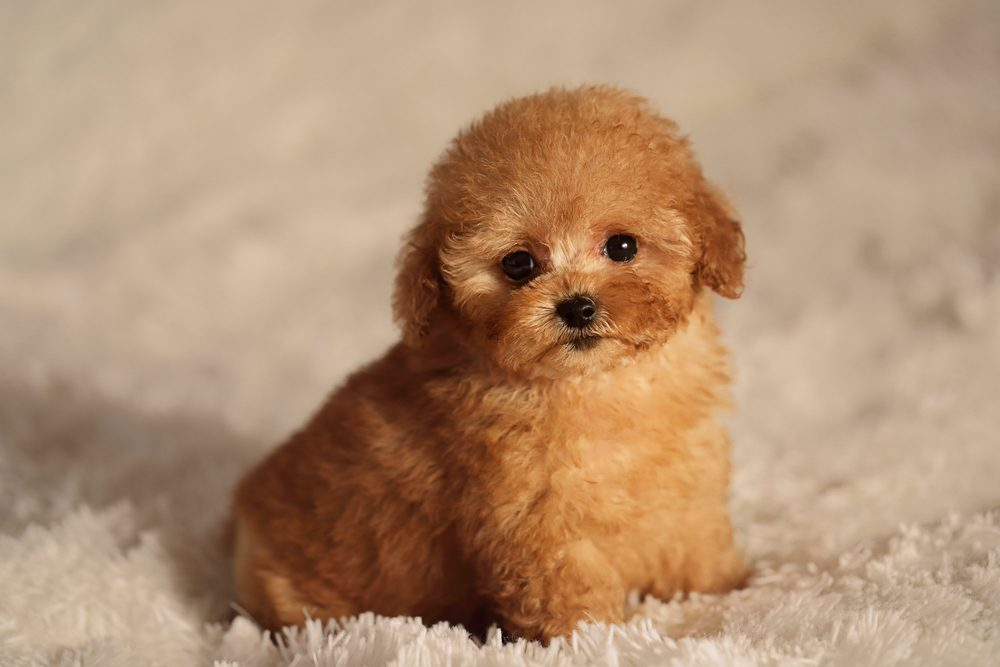
#> input picture hw8/test.jpg, 1000 x 667 px
$ jupyter execute hw8.ipynb
#> lines starting #> are read from the running program, lines starting #| are printed output that depends on the picture
[cell 1]
import pandas as pd
import numpy as np
import cv2
import PIL
import matplotlib.pyplot as plt
from skimage import color
from skimage.filters.rank import entropy
from skimage.morphology import disk
from sklearn.cluster import KMeans

[cell 2]
#Theta can be between 0 and 360 in 45 degree increments
def GLCM(image, d=1, theta=0):

#> called with image = array of shape (4, 4), d = 1, theta = 0
    img = np.array(image).astype(np.uint8)

    assert theta >= 0 and theta <= 360 and theta % 45 == 0
    assert len(img.shape) == 2


    rows, cols = img.shape

    #dictionary of possible angles mapped to their vectors
    vectors = {0: [1, 0], 45: [1, 1], 90: [0, 1], 135: [-1, 1], 180: [-1, 0],
               225: [-1, -1], 270: [-1, 0], 315: [1, -1]}

    curr_vec = d * vectors[theta]

    max_val = 0
    for i in range(rows):
        for j in range(cols):
            if img[i, j] > max_val:
                max_val = img[i, j]

    comatrix = np.zeros((int(max_val+1), int(max_val+1)))

    x, y = curr_vec
    for i in range(rows-np.abs(y)):
        for j in range(cols-np.abs(x)):
            curr_pix = img[i, j]
            co_pix = img[i+y, j+x]
            comatrix[curr_pix, co_pix]+=1


    return comatrix

[cell 3]
#Running GLCM tests with matrices in class slides and attempting different angles
def problem1_tests():


    test_arr = np.array([[0, 0, 1, 1],
                         [0, 0, 1, 1],
                         [0, 2, 2, 2],
                         [2, 2, 3, 3]])

    expected1 = np.array([[2, 2, 1, 0],
                          [0, 2, 0, 0],
                          [0, 0, 3, 1],
                          [0, 0, 0, 1]])

    test1 = GLCM(test_arr)
    assert np.array_equal(test1, expected1)
    print("Test 1 passed")

    expected2 = np.array([[3, 0, 2, 0],
                          [0, 2, 2, 0],
                          [0, 0, 1, 2],
                          [0, 0, 0, 0]])

    test2 = GLCM(test_arr, theta=90)
    assert np.array_equal(test2, expected2)
    print("Test 2 passed")


problem1_tests()

[cell 4]
def LBP(image):
    assert len(image.shape) == 2
    img = np.array(image)
    rows, cols = img.shape
    result = np.zeros((rows-1, cols-1))
    #Iterates through pixels in original image and checks surrounding neighborhoods
    for pixh in range(1, rows-1):
        for pixw in range(1, cols-1):
            curr = img[pixh, pixw]
            neighbor_list = [img[pixh-1, pixw-1], img[pixh-1, pixw], img[pixh-1, pixw+1], img[pixh, pixw-1],
                            img[pixh, pixw+1], img[pixh+1, pixw-1], img[pixh+1, pixw], img[pixh+1, pixw+1]]
            temp = 0
            for i in range(7, -1, -1):
                if curr > neighbor_list[7-i]:
                    temp += 2**i
            result[pixh-1, pixw-1] = temp
    return result

[cell 5]
def problem2(image_path):
#> called with image_path = 'test.jpg'
    image = cv2.imread(image_path, 0)
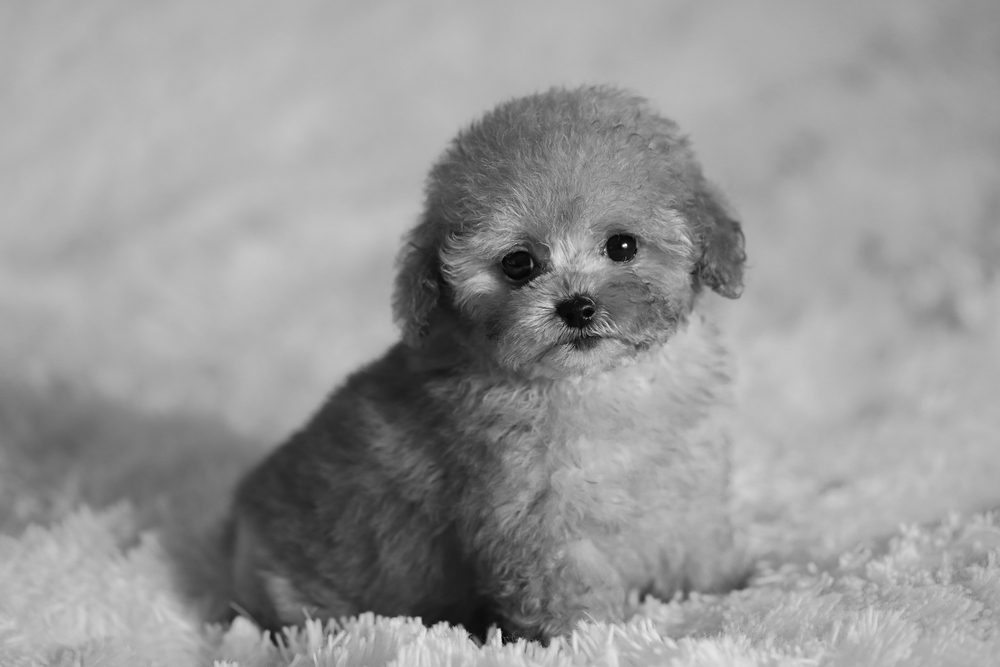
#> image: shape (667, 1000); min 0, max 255, mean 151.3
    out = LBP(image)
#> after the loop in LBP, `for pixh in range(1, rows-1):`:
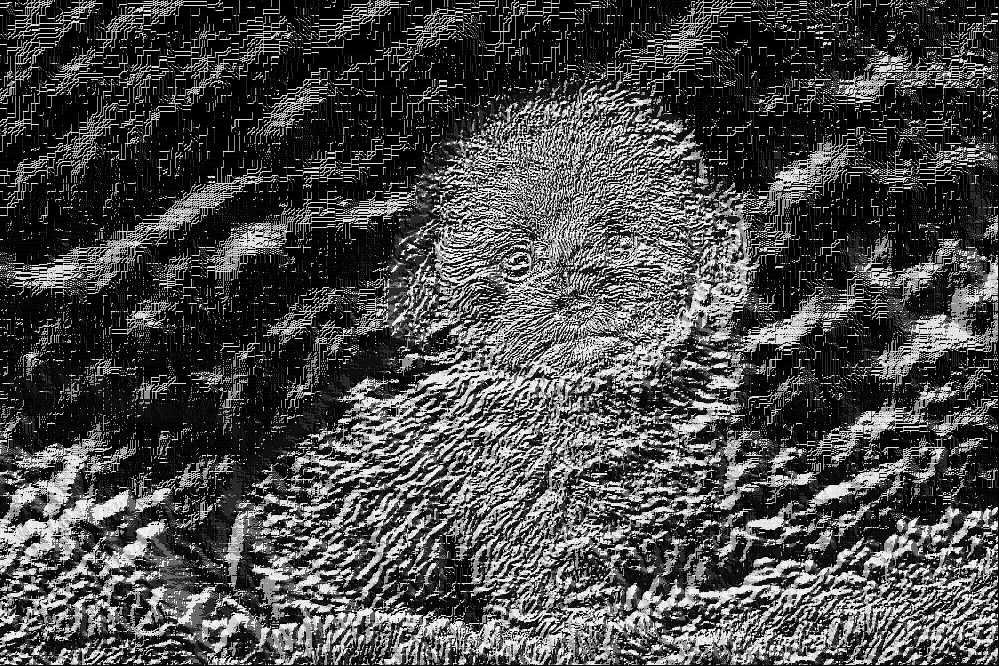
#> result: shape (666, 999) float64; min 0, max 255, mean 73.5

    f, axes = plt.subplots(1, 2, figsize=(15, 5))
    axes[0].title.set_text("Original Image")
    axes[0].imshow(image, cmap="gray")
    axes[1].title.set_text("After LBP")
    axes[1].imshow(out, cmap="gray")


problem2("test.jpg")
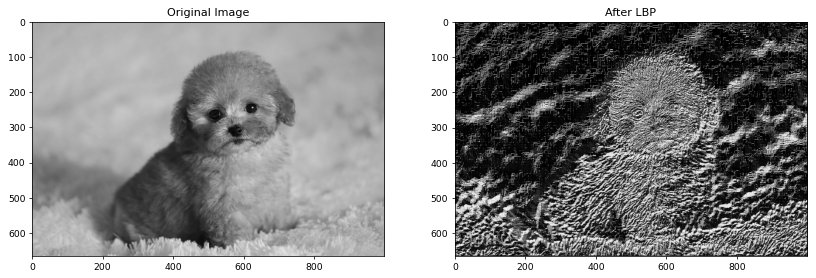
#> figure drawn by matplotlib, 2 panels
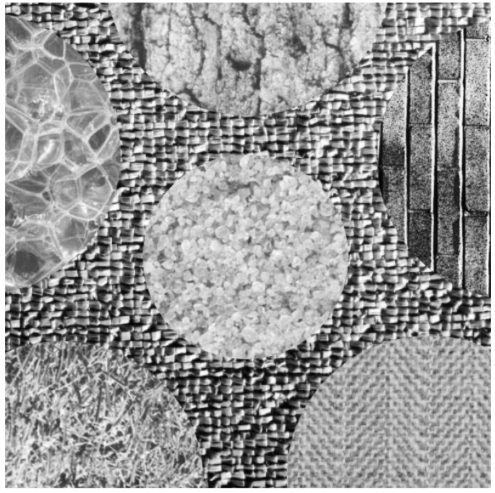
#> input picture hw8/preview.png, 495 x 493 px

[cell 6]
def cluster_LBP(image, k):

#> called with k = 7
    img =  cv2.resize(image, (256, 256), interpolation = cv2.INTER_AREA)
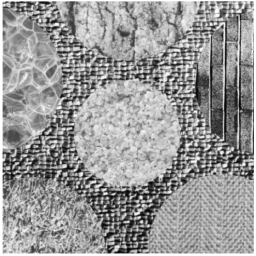
#> img: shape (256, 256); min 3, max 255, mean 151.8

    extracted = entropy(img, disk(5))
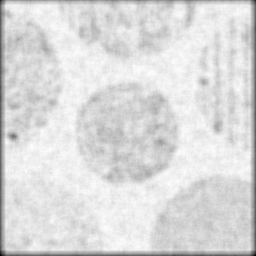
#> extracted: shape (256, 256) float64; min 1.81, max 6.22, mean 5.6; drawn with min black and max white

# [12 lines of commented-out code are left out]

    vectorized = extracted.reshape(-1, 1)
    print(vectorized.shape)
#| (65536, 1)

    kmeans = KMeans(n_clusters=k, random_state=0).fit(vectorized)

    clustered = kmeans.cluster_centers_[kmeans.labels_]

    out = kmeans.labels_.reshape((img.shape))
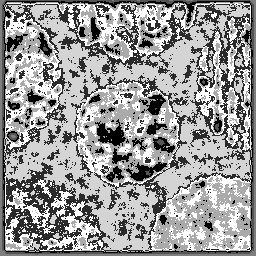
#> out: shape (256, 256) int32; min 0, max 6, mean 3.64; drawn with min black and max white


    result = color.label2rgb(out, bg_label=0)
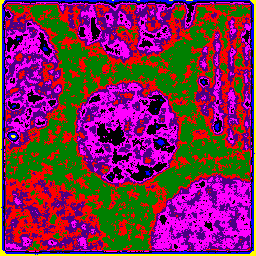
#> result: shape (256, 256, 3) float64; mean R, G, B 0.493, 0.153, 0.326

    return result

[cell 7]
#Used skimage entropy which is a feature of a comatrix
def problem3(image_path, k):

    image = cv2.imread(image_path, 0)
    out = cluster_LBP(image, k)

    f, axes = plt.subplots(1, 2, figsize=(15, 5))
    axes[0].title.set_text("Original Image")
    axes[0].imshow(image, cmap="gray")


    axes[1].title.set_text("After Clustering")
    axes[1].imshow(out, cmap="gray")

problem3("preview.png", 7)
